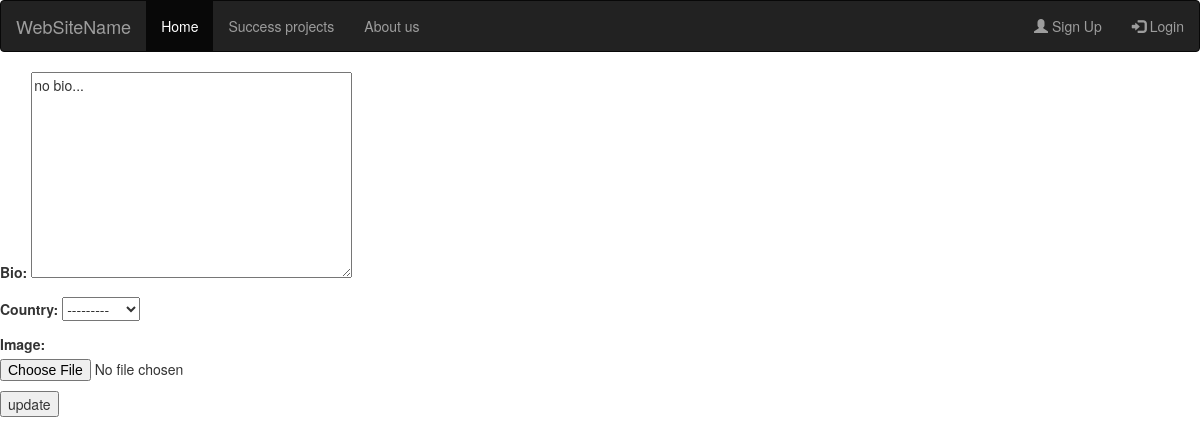
Page /startapperupdate/1 on the earlier database version.
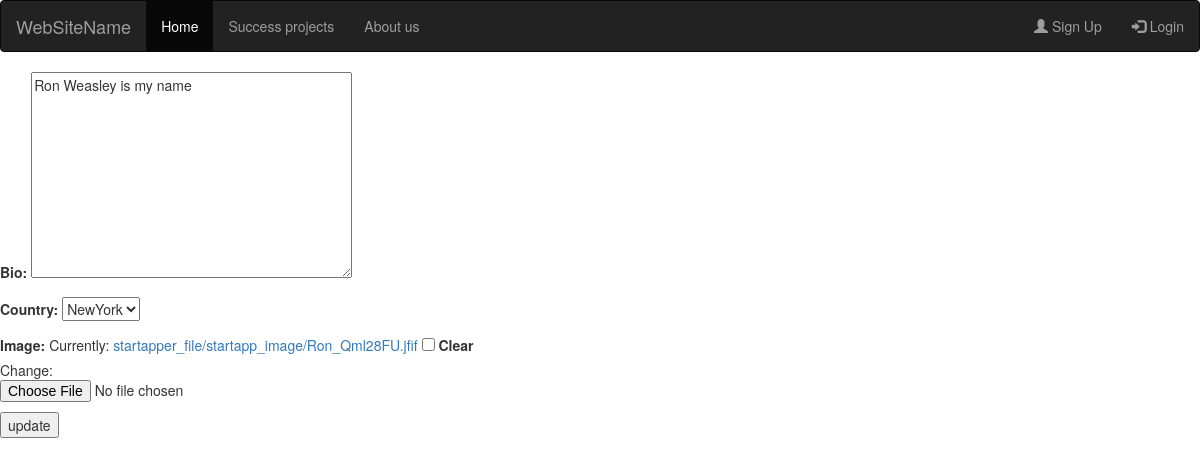
Same page on the later database version.
### users/models.py (models this page shows, shortened)
class Startapper(models.Model):
    user = models.OneToOneField(CustomUser, on_delete=models.CASCADE)
    bio = models.TextField(default="no bio...", max_length=400)
    country = models.CharField(max_length=50, blank=True, null=True, choices=COUNTRY)
    image = models.ImageField(upload_to='startapper_file/startapp_image', blank=True, null=True)

### users/views.py (the view, shortened to what this page needs)
# urls.py: path('startapperupdate/<int:pk>' , StartapperUpdateWiew.as_view() , name='startapperupdate' ),
class StartapperUpdateWiew(UpdateView):
    model = Startapper
    fields = ['bio' , 'country' , 'image']
    template_name = 'users/update.html'

### users/templates/users/update.html (shortened to what this page needs)
{% extends 'users/base.html' %}
{% block body %}
<form action="" method="post" enctype="multipart/form-data">
    {{ form.as_p }}
    <input type="submit" value="update">
</form>
{% endblock %}

### users/templates/users/base.html (shortened to what this page needs)
<!DOCTYPE html>
<html>
    <head>
        <link rel="stylesheet" href="https://maxcdn.bootstrapcdn.com/bootstrap/3.4.1/css/bootstrap.min.css">
    </head>
    <body>
            <nav class="navbar navbar-inverse">
                <div class="container-fluid">
                  <div class="navbar-header">
                    <a class="navbar-brand" href="">WebSiteName</a>
                  </div>
                  <ul class="nav navbar-nav">
                    <li class="active"><a href="{% url 'users:index' %}">Home</a></li>
                    <li><a href="{% url 'users:successproject' %}">Success projects</a></li>
                    <li><a href="{% url 'users:Practitioner' %}">About us</a></li>
                  </ul>
                  <ul class="nav navbar-nav navbar-right">
                    {% if request.user.username %}
                    <li><a href="{% url 'users:profile' %}"><span class="glyphicon glyphicon-user"></span> {{request.user.username}}</a></li>
                    <li><a href="{% url 'logout' %}"><span class="glyphicon glyphicon-log-in"></span> logout</a></li>
                    {% else %}
                    <li><a href="{% url 'register:register' %}"><span class="glyphicon glyphicon-user"></span> Sign Up</a></li>
                    <li><a href="{% url 'login' %}"><span class="glyphicon glyphicon-log-in"></span> Login</a></li>
                    {% endif %}
                  </ul>
                </div>
              </nav>
            <div>
                {% block body %}
                {% endblock %}
            </div>
    </body>
</html>

Differences in the rows shown:
changed Startapper: bio "no bio..." → "Ron Weasley is my name"; country "---------" → "NewYork"
Other differences:
form field as_p: (not shown) → "☐"
text no longer shown: "Bio: Country: Image:"
text now shown: "Bio: Country: Image: Currently: startapper_file/startapp_image/Ron_Qml28FU.jfif Clear Change:"
